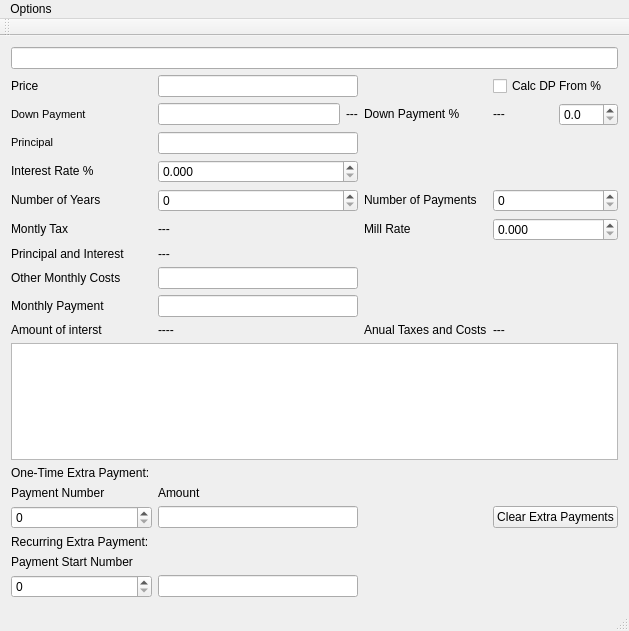
<?xml version="1.0" encoding="UTF-8"?>
<ui version="4.0">
 <class>MainWindow</class>
 <widget class="QMainWindow" name="MainWindow">
  <property name="geometry">
   <rect>
    <x>0</x>
    <y>0</y>
    <width>621</width>
    <height>631</height>
   </rect>
  </property>
  <property name="windowTitle">
   <string>Mode RN - Mortgage Calculator</string>
  </property>
  <widget class="QWidget" name="centralWidget">
   <layout class="QGridLayout" name="gridLayout">
    <item row="16" column="0">
     <widget class="QLabel" name="label_recurringExtra">
      <property name="text">
       <string>Recurring Extra Payment: </string>
      </property>
      <property name="textFormat">
       <enum>Qt::RichText</enum>
      </property>
     </widget>
    </item>
    <item row="18" column="0">
     <widget class="QSpinBox" name="spinBoxRecurringExtraStartPoint"/>
    </item>
    <item row="14" column="3">
     <widget class="QPushButton" name="pushButtonClearExtraPayments">
      <property name="text">
       <string>Clear Extra Payments</string>
      </property>
     </widget>
    </item>
    <item row="18" column="1">
     <widget class="QLineEdit" name="lineEditRecurringExtraAmount"/>
    </item>
    <item row="5" column="3">
     <widget class="QSpinBox" name="NumOfPayments">
      <property name="maximum">
       <number>500</number>
      </property>
     </widget>
    </item>
    <item row="14" column="1">
     <widget class="QLineEdit" name="lineEditExtraPayAmount"/>
    </item>
    <item row="11" column="0" colspan="4">
     <widget class="QTextBrowser" name="textBrowser"/>
    </item>
    <item row="2" column="0">
     <widget class="QLabel" name="label_8">
      <property name="font">
       <font>
        <pointsize>8</pointsize>
       </font>
      </property>
      <property name="text">
       <string>Down Payment</string>
      </property>
      <property name="textFormat">
       <enum>Qt::RichText</enum>
      </property>
      <property name="scaledContents">
       <bool>true</bool>
      </property>
     </widget>
    </item>
    <item row="1" column="1">
     <widget class="QLineEdit" name="lineEditPrice">
      <property name="minimumSize">
       <size>
        <width>200</width>
        <height>0</height>
       </size>
      </property>
      <property name="clearButtonEnabled">
       <bool>false</bool>
      </property>
     </widget>
    </item>
    <item row="1" column="0">
     <widget class="QLabel" name="label_7">
      <property name="text">
       <string>Price </string>
      </property>
      <property name="textFormat">
       <enum>Qt::RichText</enum>
      </property>
      <property name="scaledContents">
       <bool>true</bool>
      </property>
     </widget>
    </item>
    <item row="1" column="3">
     <widget class="QCheckBox" name="checkBox">
      <property name="text">
       <string>Calc DP From %</string>
      </property>
     </widget>
    </item>
    <item row="2" column="1">
     <layout class="QHBoxLayout" name="horizontalLayout">
      <item>
       <widget class="QLineEdit" name="lineEditDownPayment"/>
      </item>
      <item>
       <widget class="QLabel" name="labelDownPayment">
        <property name="text">
         <string>---</string>
        </property>
        <property name="textFormat">
         <enum>Qt::RichText</enum>
        </property>
       </widget>
      </item>
     </layout>
    </item>
    <item row="2" column="2">
     <widget class="QLabel" name="label_9">
      <property name="sizePolicy">
       <sizepolicy hsizetype="Fixed" vsizetype="Preferred">
        <horstretch>0</horstretch>
        <verstretch>0</verstretch>
       </sizepolicy>
      </property>
      <property name="text">
       <string>Down Payment  %</string>
      </property>
      <property name="textFormat">
       <enum>Qt::RichText</enum>
      </property>
     </widget>
    </item>
    <item row="3" column="0">
     <widget class="QLabel" name="label">
      <property name="font">
       <font>
        <pointsize>8</pointsize>
       </font>
      </property>
      <property name="midLineWidth">
       <number>0</number>
      </property>
      <property name="text">
       <string>Principal</string>
      </property>
      <property name="textFormat">
       <enum>Qt::RichText</enum>
      </property>
      <property name="scaledContents">
       <bool>true</bool>
      </property>
     </widget>
    </item>
    <item row="3" column="1">
     <widget class="QLineEdit" name="lineEdit"/>
    </item>
    <item row="2" column="3">
     <layout class="QHBoxLayout" name="horizontalLayout_2">
      <item>
       <widget class="QLabel" name="labelDownPaymentPercent">
        <property name="text">
         <string>---</string>
        </property>
        <property name="textFormat">
         <enum>Qt::RichText</enum>
        </property>
       </widget>
      </item>
      <item>
       <widget class="QDoubleSpinBox" name="doubleSpinBoxDownPaymentPercent">
        <property name="decimals">
         <number>1</number>
        </property>
       </widget>
      </item>
     </layout>
    </item>
    <item row="5" column="1">
     <widget class="QSpinBox" name="NumOfYears"/>
    </item>
    <item row="4" column="0">
     <widget class="QLabel" name="label_2">
      <property name="text">
       <string>Interest Rate %</string>
      </property>
      <property name="textFormat">
       <enum>Qt::RichText</enum>
      </property>
     </widget>
    </item>
    <item row="5" column="0">
     <widget class="QLabel" name="label_3">
      <property name="text">
       <string>Number of Years</string>
      </property>
      <property name="textFormat">
       <enum>Qt::RichText</enum>
      </property>
     </widget>
    </item>
    <item row="4" column="1">
     <widget class="QDoubleSpinBox" name="InterestRate">
      <property name="decimals">
       <number>3</number>
      </property>
      <property name="singleStep">
       <double>0.010000000000000</double>
      </property>
     </widget>
    </item>
    <item row="6" column="0">
     <widget class="QLabel" name="label_10">
      <property name="sizePolicy">
       <sizepolicy hsizetype="Preferred" vsizetype="Fixed">
        <horstretch>0</horstretch>
        <verstretch>0</verstretch>
       </sizepolicy>
      </property>
      <property name="text">
       <string>Montly Tax</string>
      </property>
      <property name="textFormat">
       <enum>Qt::RichText</enum>
      </property>
     </widget>
    </item>
    <item row="6" column="2">
     <widget class="QLabel" name="label_11">
      <property name="text">
       <string>Mill Rate</string>
      </property>
      <property name="textFormat">
       <enum>Qt::RichText</enum>
      </property>
     </widget>
    </item>
    <item row="5" column="2">
     <widget class="QLabel" name="label_4">
      <property name="text">
       <string>Number of Payments</string>
      </property>
      <property name="textFormat">
       <enum>Qt::RichText</enum>
      </property>
     </widget>
    </item>
    <item row="6" column="1">
     <widget class="QLabel" name="labelMontlyTax">
      <property name="sizePolicy">
       <sizepolicy hsizetype="Preferred" vsizetype="Fixed">
        <horstretch>0</horstretch>
        <verstretch>0</verstretch>
       </sizepolicy>
      </property>
      <property name="text">
       <string>---</string>
      </property>
      <property name="textFormat">
       <enum>Qt::RichText</enum>
      </property>
     </widget>
    </item>
    <item row="8" column="1">
     <widget class="QLineEdit" name="lineEditOtherMonthly"/>
    </item>
    <item row="6" column="3">
     <widget class="QDoubleSpinBox" name="doubleSpinBoxMillRate">
      <property name="decimals">
       <number>3</number>
      </property>
      <property name="maximum">
       <double>100.000000000000000</double>
      </property>
     </widget>
    </item>
    <item row="8" column="0">
     <widget class="QLabel" name="label_13">
      <property name="text">
       <string>Other Monthly Costs</string>
      </property>
      <property name="textFormat">
       <enum>Qt::RichText</enum>
      </property>
     </widget>
    </item>
    <item row="10" column="0">
     <widget class="QLabel" name="label_6">
      <property name="sizePolicy">
       <sizepolicy hsizetype="Preferred" vsizetype="Fixed">
        <horstretch>0</horstretch>
        <verstretch>0</verstretch>
       </sizepolicy>
      </property>
      <property name="text">
       <string>Amount of interst</string>
      </property>
      <property name="textFormat">
       <enum>Qt::RichText</enum>
      </property>
     </widget>
    </item>
    <item row="7" column="1">
     <widget class="QLabel" name="labelPrincipalAndInterest">
      <property name="sizePolicy">
       <sizepolicy hsizetype="Preferred" vsizetype="Fixed">
        <horstretch>0</horstretch>
        <verstretch>0</verstretch>
       </sizepolicy>
      </property>
      <property name="text">
       <string>---</string>
      </property>
      <property name="textFormat">
       <enum>Qt::RichText</enum>
      </property>
     </widget>
    </item>
    <item row="7" column="0">
     <widget class="QLabel" name="label_12">
      <property name="sizePolicy">
       <sizepolicy hsizetype="Preferred" vsizetype="Fixed">
        <horstretch>0</horstretch>
        <verstretch>0</verstretch>
       </sizepolicy>
      </property>
      <property name="text">
       <string>Principal and Interest</string>
      </property>
      <property name="textFormat">
       <enum>Qt::RichText</enum>
      </property>
     </widget>
    </item>
    <item row="9" column="1">
     <widget class="QLineEdit" name="lineEditMonthlyPayment"/>
    </item>
    <item row="10" column="1">
     <widget class="QLabel" name="AmountofInterest">
      <property name="sizePolicy">
       <sizepolicy hsizetype="Preferred" vsizetype="Fixed">
        <horstretch>0</horstretch>
        <verstretch>0</verstretch>
       </sizepolicy>
      </property>
      <property name="text">
       <string>----</string>
      </property>
      <property name="textFormat">
       <enum>Qt::RichText</enum>
      </property>
     </widget>
    </item>
    <item row="10" column="2">
     <widget class="QLabel" name="label_14">
      <property name="sizePolicy">
       <sizepolicy hsizetype="Preferred" vsizetype="Fixed">
        <horstretch>0</horstretch>
        <verstretch>0</verstretch>
       </sizepolicy>
      </property>
      <property name="text">
       <string>Anual Taxes and Costs</string>
      </property>
      <property name="textFormat">
       <enum>Qt::RichText</enum>
      </property>
     </widget>
    </item>
    <item row="9" column="0">
     <widget class="QLabel" name="label_5">
      <property name="text">
       <string>Monthly Payment</string>
      </property>
      <property name="textFormat">
       <enum>Qt::RichText</enum>
      </property>
     </widget>
    </item>
    <item row="10" column="3">
     <widget class="QLabel" name="labelAnualCostsAndTaxes">
      <property name="sizePolicy">
       <sizepolicy hsizetype="Preferred" vsizetype="Fixed">
        <horstretch>0</horstretch>
        <verstretch>0</verstretch>
       </sizepolicy>
      </property>
      <property name="text">
       <string>---</string>
      </property>
      <property name="textFormat">
       <enum>Qt::RichText</enum>
      </property>
     </widget>
    </item>
    <item row="13" column="0">
     <widget class="QLabel" name="label_ExtraPaymentNum">
      <property name="text">
       <string>Payment Number</string>
      </property>
     </widget>
    </item>
    <item row="0" column="0" colspan="4">
     <widget class="QLineEdit" name="lineEdit_2"/>
    </item>
    <item row="12" column="0">
     <widget class="QLabel" name="label_extratitle">
      <property name="text">
       <string>One-Time Extra Payment:</string>
      </property>
      <property name="textFormat">
       <enum>Qt::RichText</enum>
      </property>
     </widget>
    </item>
    <item row="14" column="0">
     <widget class="QSpinBox" name="spinBoxExtraPaymentNum"/>
    </item>
    <item row="13" column="1">
     <widget class="QLabel" name="label_extraamount">
      <property name="text">
       <string>Amount</string>
      </property>
     </widget>
    </item>
    <item row="17" column="0">
     <widget class="QLabel" name="labelRecurringStartNum">
      <property name="text">
       <string>Payment Start Number</string>
      </property>
     </widget>
    </item>
   </layout>
  </widget>
  <widget class="QMenuBar" name="menuBar">
   <property name="geometry">
    <rect>
     <x>0</x>
     <y>0</y>
     <width>621</width>
     <height>24</height>
    </rect>
   </property>
   <widget class="QMenu" name="menuView">
    <property name="title">
     <string>Options</string>
    </property>
    <addaction name="actionShow_Amortization_Shedule"/>
    <addaction name="actionShow_Extra_Payments"/>
   </widget>
   <addaction name="menuView"/>
  </widget>
  <widget class="QToolBar" name="mainToolBar">
   <attribute name="toolBarArea">
    <enum>TopToolBarArea</enum>
   </attribute>
   <attribute name="toolBarBreak">
    <bool>false</bool>
   </attribute>
  </widget>
  <widget class="QStatusBar" name="statusBar"/>
  <action name="actionShow_Amortization_Shedule">
   <property name="checkable">
    <bool>true</bool>
   </property>
   <property name="text">
    <string>Show Amortization Shedule</string>
   </property>
  </action>
  <action name="actionShow_Extra_Payments">
   <property name="checkable">
    <bool>true</bool>
   </property>
   <property name="text">
    <string>Show Extra Payments</string>
   </property>
  </action>
 </widget>
 <layoutdefault spacing="6" margin="11"/>
 <tabstops>
  <tabstop>lineEdit_2</tabstop>
  <tabstop>lineEditPrice</tabstop>
  <tabstop>lineEditDownPayment</tabstop>
  <tabstop>doubleSpinBoxDownPaymentPercent</tabstop>
  <tabstop>checkBox</tabstop>
  <tabstop>lineEdit</tabstop>
  <tabstop>InterestRate</tabstop>
  <tabstop>NumOfYears</tabstop>
  <tabstop>NumOfPayments</tabstop>
  <tabstop>doubleSpinBoxMillRate</tabstop>
  <tabstop>lineEditOtherMonthly</tabstop>
  <tabstop>lineEditMonthlyPayment</tabstop>
 </tabstops>
 <resources/>
 <connections/>
</ui>
